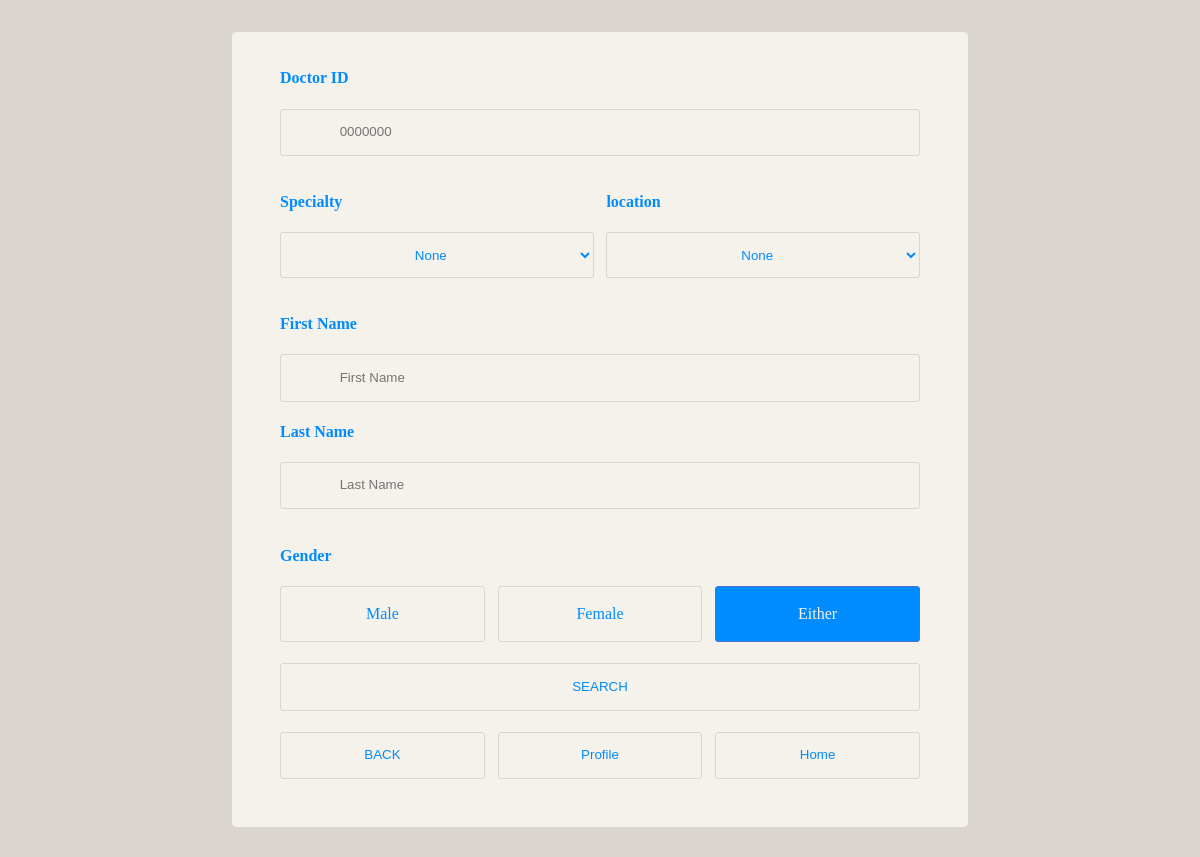
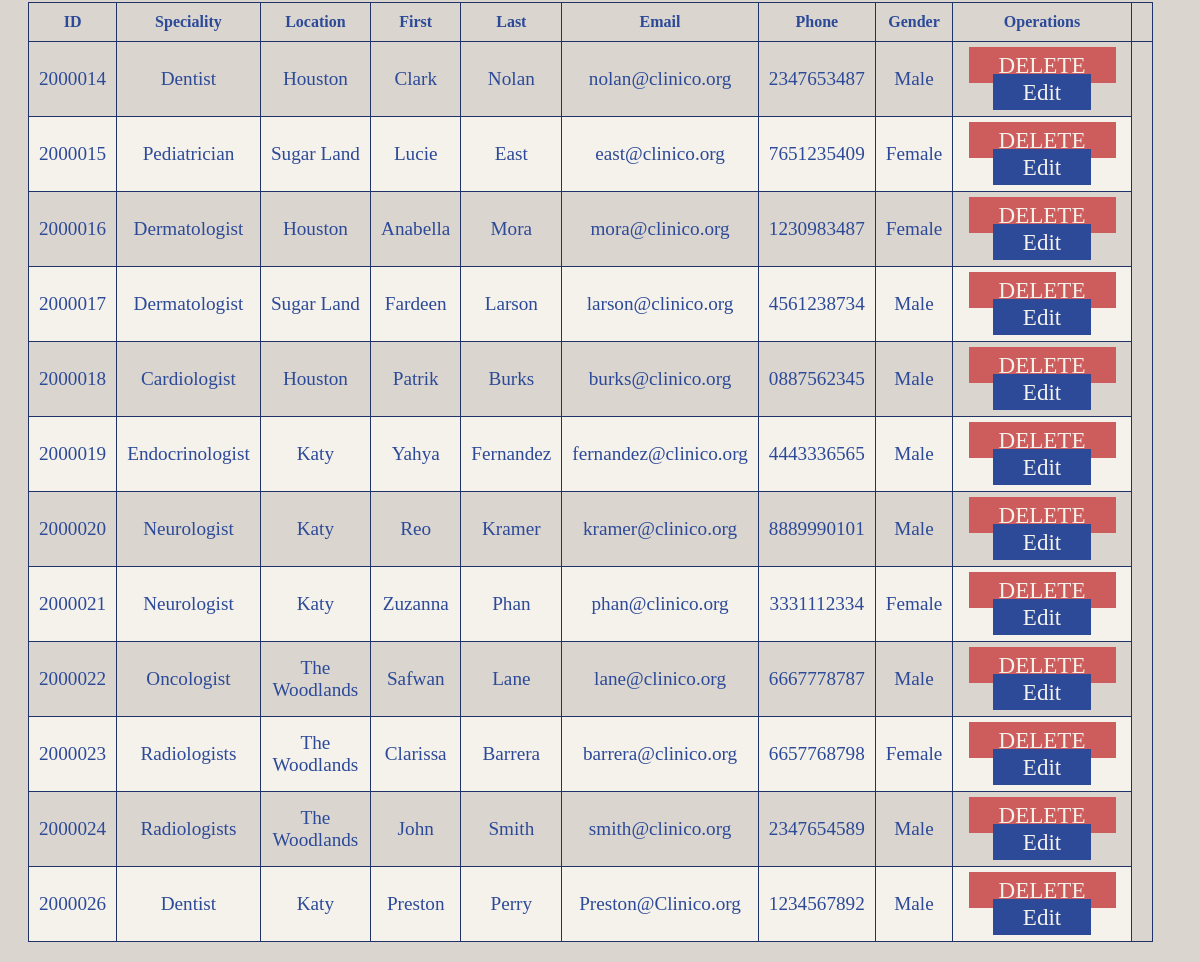
Page /backend/DoctorDataReport.php on the committed database (2 pictures, top to bottom).
### tables this page shows
CREATE TABLE `doctor` (
  `Doc_ID` int NOT NULL AUTO_INCREMENT,
  `Doc_Spec` varchar(45) NOT NULL,
  `Doc_Location` varchar(45) DEFAULT NULL,
  `Doc_First` varchar(45) NOT NULL,
  `Doc_M_Init` varchar(45) DEFAULT NULL,
  `Doc_Last` varchar(45) NOT NULL,
  `Doc_Email` varchar(45) NOT NULL,
  `Doc_Phone` varchar(45) DEFAULT NULL,
  `Doc_Gender` varchar(45) NOT NULL,
  `Doc_DOB` date NOT NULL,
  `Doc_Street_Addr` varchar(45) NOT NULL,
  `Doc_City_Addr` varchar(45) NOT NULL,
  `Doc_State_Addr` varchar(45) NOT NULL,
  `Doc_Zip_Addr` int NOT NULL,
  `Doc_Password` varchar(45) DEFAULT NULL,
  PRIMARY KEY (`Doc_ID`),
  UNIQUE KEY `Doc_ID_UNIQUE` (`Doc_ID`)
);

### backend/DoctorDataReport.php (the view, shortened to what this page needs)
<?php
    $dbhost = getenv("DBHOST");
    $dbuser = getenv("DBUSER");
    $dbpass = getenv("DBPASS");
    $dbname = getenv("DBNAME");
    $link = mysqli_connect($dbhost, $dbuser, $dbpass) or die("Unable to Connect to '$dbhost'");
    mysqli_select_db($link, $dbname) or die("Could not open the db '$dbname'");
    if (isset($_GET['submit']))
    {
        $ID = $_GET['ID'];
        $Spec = $_GET['Spec'];
        $FName = $_GET['Fname'];
        $Location = $_GET['Location'];
        $Lname = $_GET['Lname'];
        $Gender = $_GET['gender'];
        $DOB = "";
        $Mname = "";
        if ($ID != '' ||$Spec != '' ||$FName != '' ||$Location != '' ||$Lname != '' ||$Gender != '' )
        {
            $select = "SELECT * FROM doctor WHERE Doc_ID = '$ID' or Doc_Spec ='$Spec' or Doc_Gender = '$Gender' or Doc_First = '$FName' or Doc_Location = '$Location' or Doc_Last = '$Lname'  ";
        }else{
            $select = "SELECT * FROM doctor";
        }
    }else{
        $select = "SELECT * FROM doctor";
    }
    $query = mysqli_query($link,$select);
?>
<html>
    <head>
        <link rel="stylesheet" href="/index/styles/show_patients.css">
        <link rel="stylesheet" href="/index/styles/form.css">
    </head>
<body>
    <div class="container-form12">
        <form action = "/backend/DoctorDataReport.php" method  = "GET">
        <div class="row">
            <h4>Doctor ID</h4>
                <div class="input-group input-group-icon">
                    <input type = "text" placeholder="0000000" name="ID" value = ""/>
                    <div class="input-icon"></div>
                </div>
                <div class="input-group">
                    <div class="col-half">
                        <h4>Specialty</h4>
                        <div class="input-group input-group-icon">
                        <select id="width" name="Spec" >
                            <option value="" selected> None</option>
                            </select>
                        </div>
                    </div>
                    <div class="col-half">
                        <h4>location</h4>
                        <div class="input-group input-group-icon">
                        <select id="width" name="Location" >
                            <option value="" selected> None</option>
                            </select>
                        </div>
                    </div>
                </div>
            <h4>First Name</h4>
            <div class="input-group input-group-icon">
                <input type = "text" placeholder="First Name" name="Fname" value = ""/>
                <div class="input-icon"></div>
            </div>
            <h4>Last Name</h4>
                <div class="input-group input-group-icon">
                    <input type = "text" placeholder="Last Name" name="Lname" value = ""/>
                    <div class="input-icon"></div>
                </div>
        </div>
            <div class="row">
                <h4 style="float: left;">Gender &#160<h4 style="color: blue;">&nbsp</h4></h4>
                <div class="input-group">
                    <div class="col-third">
                        <label id="width" for="gender-male">Male</label>
                    </div>
                    <div class="col-third">
                        <label  id="width" class="float-right" for="gender-female">Female</label>
                    </div>
                    <div class="col-third">
                        <label id="width" class="float-right" for="either">Either</label>
                    </div>
                </div>
            </div>
            <div >
                <div >
                <input  class="button2" type='submit' name='submit' value='SEARCH'/>
                </div>
            </div>
        </form>
        <div>
            <form>
            <div class="input-group">
                <div class="col-third">
                    <input class="button2" type="button" value="BACK" onclick="history.back()">
                </div>
                <div class="col-third">
                    <input class="button2" type="button" onclick="location.href='/index/OA_profile.php?'" value="Profile" />
                </div>
                <div class="col-third">
                    <input class="button2" type="button" onclick="location.href='/index/home.php?'" value="Home" />
                </div>
            </div>
            </form>
        </div>
    </div>
    <div>
        <table border="1" cellpadding="0">
            <thead>
                <tr>
                    <th>ID </th>
                    <th>Speciality </th>
                    <th>Location </th>
                    <th>First </th>
                    <th>Last </th>
                    <th>Email </th>
                    <th>Phone</th>
                    <th>Gender</th>
                    <th> Operations <th>
                </tr>
            </thead>
            <tbody>
                <?php
                $num=mysqli_num_rows($query);
                if ($num>0) {
                    while ($result=mysqli_fetch_assoc($query)) {
                        echo "
                            <tr>
                                <td>".$result['Doc_ID']." </td>
                                <td> ".$result['Doc_Spec']." </td>
                                <td> ".$result['Doc_Location']." </td>
                                <td> ".$result['Doc_First']." </td>
                                <td> ".$result['Doc_Last']." </td>
                                <td> ".$result['Doc_Email']." </td>
                                <td> ".$result['Doc_Phone']." </td>
                                <td> ".$result['Doc_Gender']." </td>
                                <td>
                                <a href='/backend/DoctorDataReport.php?Doc_ID=".$result['Doc_ID']." 'class='deny btn'>DELETE</a>
                                <a href='/backend/edit_doctor.php?Doc_ID=".$result['Doc_ID']." 'class='btn'>Edit</a>
                                </td>
                            </tr>
                        ";
                    }
                }else{
                     ?>
                        <tr>
                            <td> NO RECORDS </td>
                        </tr>
                    <?php
                }
                ?>
            </tbody>
        </table>
</body>

### index/styles/show_patients.css (style rules this page uses)
:root { --shadow: 0px 0px 5px 5px rgba(0, 0, 0, 0.199); --lighter: #F5F1EB; --light: #dad5cf; --mid: #9FCDFC; --main: #008CFF; --accent: #4C72D2; --dark: #2C4A98; --darker: #203368; --green: #138808; --red: #CD5C5C; }
table { margin: 20px; border-collapse: collapse; width: 95%; border: 1px solid var(--darker); }
table th { color: var(--dark); padding: 10px; }
table td { padding: 10px; color: var(--dark); font-size: 1.2em; text-align: center; }
.btn { background: var(--dark); color: var(--lighter); font-size: 1.2em; padding: 5px 30px; text-decoration: none; }
.deny { background: var(--red); }
tr:nth-child(even) { background-color: var(--lighter); }

### index/styles/form.css (style rules this page uses)
body { padding: 0; background-color: var(--light); }
:root { --shadow: 0px 0px 5px 5px rgba(0, 0, 0, 0.199); --lighter: #F5F1EB; --light: #dad5cf; --mid: #9FCDFC; --main: #008CFF; --accent: #4C72D2; --dark: #2C4A98; --darker: #203368; --nav-width: 225px; }
.row h4 { color: var(--main); }
input, input[type="radio"] + label, input[type="checkbox"] + label:before, select option, select { box-sizing: border-box; width: 100%; padding: 1em; line-height: 1.4; background-color: var(--lighter); border: 1px solid var(--light); border-radius: 3px; -webkit-transition: 200ms ease-in-out; -moz-transition: 200ms ease-in-out; -o-transition: 200ms ease-in-out; transition: 200ms ease-in-out; transition: all 200ms ease-in-out; }
input[type="radio"] + label, select { color: var(--main); display: inline-block; width: 49%; text-align: center; border-radius: 0; }
input[type="radio"] + label:first-of-type { border-top-left-radius: 3px; border-bottom-left-radius: 3px; }
input[type="radio"] + label:last-of-type { border-top-right-radius: 3px; border-bottom-right-radius: 3px; }
input[type="radio"]:checked + label, input:checked + label:before, select:focus, select:active { background-color: var(--main); color: var(--lighter); border-color: var(--accent); }
input:checked + label:after { opacity: 1; }
select { height: 3.4em; line-height: 2; }
select:first-of-type { border-top-left-radius: 3px; border-bottom-left-radius: 3px; }
select:last-of-type { border-top-right-radius: 3px; border-bottom-right-radius: 3px; }
select option { background-color: var(--main); color: var(--lighter); }
.input-group { margin-bottom: 1em; zoom: 1; }
.float-right { float: right; }
.input-group:before, .input-group:after { content: ""; display: table; }
.input-group:after { clear: both; }
.input-group-icon { position: relative; }
.input-group-icon input { padding-left: 4.4em; }
.input-group-icon .input-icon { position: absolute; top: 0; left: 0; width: 3.4em; height: 3.4em; line-height: 3.4em; text-align: center; pointer-events: none; }
.container-form12 { max-width: 40em; padding: 1em 3em 2em 3em; margin: 2em auto; background-color: var(--lighter); border-radius: 4.2px; }
.row { zoom: 1; }
.row:before, .row:after { content: ""; display: table; }
.row:after { clear: both; }
.col-half { margin-right: 2%; float: left; width: 49%; }
.col-half:last-of-type { margin-right: 0; }
.col-third { margin-right: 2%; float: left; width: 32%; }
.col-third:last-of-type { margin-right: 0; }
.button2 { color: var(--main); margin-top: 5px; }
#width { width: 100%; }

### rows in the picture
doctor: Doc_ID "2000014", Doc_Spec "Dentist", Doc_Location "Houston", Doc_First "Clark", Doc_Last "Nolan", Doc_Email "nolan@clinico.org", Doc_Phone "2347653487", Doc_Gender "Male"
doctor: Doc_ID "2000015", Doc_Spec "Pediatrician", Doc_Location "Sugar Land", Doc_First "Lucie", Doc_Last "East", Doc_Email "east@clinico.org", Doc_Phone "7651235409", Doc_Gender "Female"
doctor: Doc_ID "2000016", Doc_Spec "Dermatologist", Doc_Location "Houston", Doc_First "Anabella", Doc_Last "Mora", Doc_Email "mora@clinico.org", Doc_Phone "1230983487", Doc_Gender "Female"
doctor: Doc_ID "2000017", Doc_Spec "Dermatologist", Doc_Location "Sugar Land", Doc_First "Fardeen", Doc_Last "Larson", Doc_Email "larson@clinico.org", Doc_Phone "4561238734", Doc_Gender "Male"
doctor: Doc_ID "2000018", Doc_Spec "Cardiologist", Doc_Location "Houston", Doc_First "Patrik", Doc_Last "Burks", Doc_Email "burks@clinico.org", Doc_Phone "0887562345", Doc_Gender "Male"
doctor: Doc_ID "2000019", Doc_Spec "Endocrinologist", Doc_Location "Katy", Doc_First "Yahya", Doc_Last "Fernandez", Doc_Email "fernandez@clinico.org", Doc_Phone "4443336565", Doc_Gender "Male"
doctor: Doc_ID "2000020", Doc_Spec "Neurologist", Doc_Location "Katy", Doc_First "Reo", Doc_Last "Kramer", Doc_Email "kramer@clinico.org", Doc_Phone "8889990101", Doc_Gender "Male"
doctor: Doc_ID "2000021", Doc_Spec "Neurologist", Doc_Location "Katy", Doc_First "Zuzanna", Doc_Last "Phan", Doc_Email "phan@clinico.org", Doc_Phone "3331112334", Doc_Gender "Female"
doctor: Doc_ID "2000022", Doc_Spec "Oncologist", Doc_Location "The Woodlands", Doc_First "Safwan", Doc_Last "Lane", Doc_Email "lane@clinico.org", Doc_Phone "6667778787", Doc_Gender "Male"
doctor: Doc_ID "2000023", Doc_Spec "Radiologists", Doc_Location "The Woodlands", Doc_First "Clarissa", Doc_Last "Barrera", Doc_Email "barrera@clinico.org", Doc_Phone "6657768798", Doc_Gender "Female"
doctor: Doc_ID "2000024", Doc_Spec "Radiologists", Doc_Location "The Woodlands", Doc_First "John", Doc_Last "Smith", Doc_Email "smith@clinico.org", Doc_Phone "2347654589", Doc_Gender "Male"
doctor: Doc_ID "2000026", Doc_Spec "Dentist", Doc_Location "Katy", Doc_First "Preston", Doc_Last "Perry", Doc_Email "Preston@Clinico.org", Doc_Phone "1234567892", Doc_Gender "Male"
